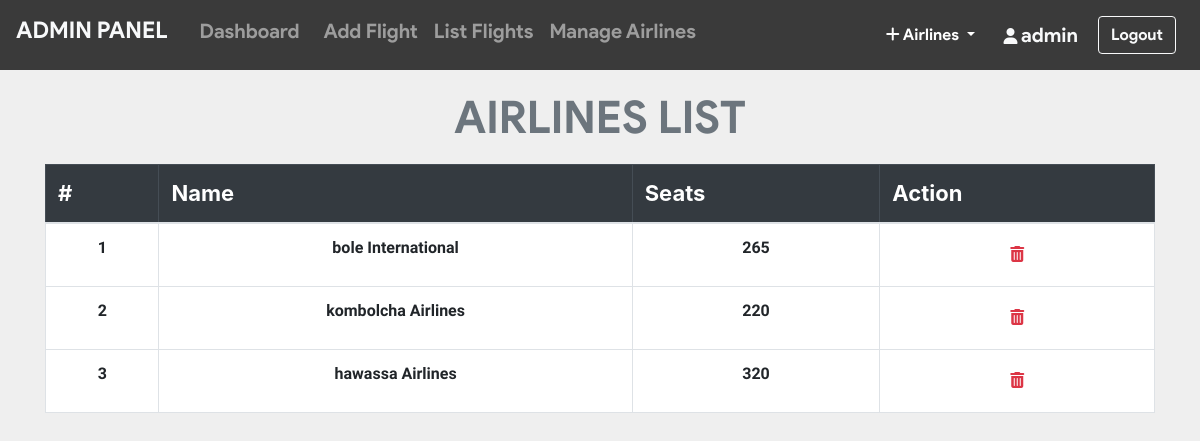
Page /admin/list_airlines.php (signed in) on the committed database.
### tables this page shows
CREATE TABLE `airline` (
  `airline_id` int(11) NOT NULL,
  `name` varchar(20) NOT NULL,
  `seats` int(11) NOT NULL
);

### admin/list_airlines.php (the view, shortened to what this page needs)
<?php include_once 'header.php'; ?>
<?php include_once 'footer.php';
require '../helpers/init_conn_db.php';?>
    <main>
        <?php if(isset($_SESSION['adminId'])) { ?>
          <div class="container-md mt-2">
            <h1 class="display-4 text-center text-secondary"
              >AIRLINES LIST</h1>
            <table class="table table-bordered">
              <thead class="table-dark">
                <tr>
                  <th scope="col">#</th>
                  <th scope="col">Name</th>
                  <th scope="col">Seats</th>
                  <th scope="col">Action</th>
                </tr>
              </thead>
              <tbody>
                <?php
                $cnt=1;
                $sql = 'SELECT * FROM airline ORDER BY airline_id ASC';
                $stmt = mysqli_stmt_init($conn);
                mysqli_stmt_prepare($stmt,$sql);
                mysqli_stmt_execute($stmt);
                $result = mysqli_stmt_get_result($stmt);
                while ($row = mysqli_fetch_assoc($result)) {
                  echo "
                  <tr class='text-center'>
                    <td scope='row'>".$cnt." </a> </td>
                    <td>".$row['name']."</td>
                    <td>".$row['seats']."</td>
                    <td>
                    <form action='list_airlines.php' method='post'>
                      <input name='airline_id' type='hidden' value=".$row['airline_id'].">
                      <button  class='btn' type='submit' name='del_airlines'>
                      <i class='text-danger fa fa-trash'></i></button>
                    </form>
                    </td>
                  </tr>
                  ";
               $cnt++; }
                ?>
              </tbody>
            </table>
          </div>
        <?php } ?>
    </main>

### admin/list_airlines.php (style rules this page uses)
table { background-color: white; }
h1 { margin-top: 20px; margin-bottom: 20px; font-family: 'product sans'; font-size: 45px !important; font-weight: lighter; }
body { background-color: #efefef; }
th { font-size: 22px; }
td { margin-top: 10px !important; font-size: 16px; font-weight: bold; font-family: 'Assistant', sans-serif !important; }

### rows in the picture
airline: name "bole International", seats "265"
airline: name "kombolcha Airlines", seats "220"
airline: name "hawassa Airlines", seats "320"

### other values in the picture
$_SESSION['adminUname'] "admin"
